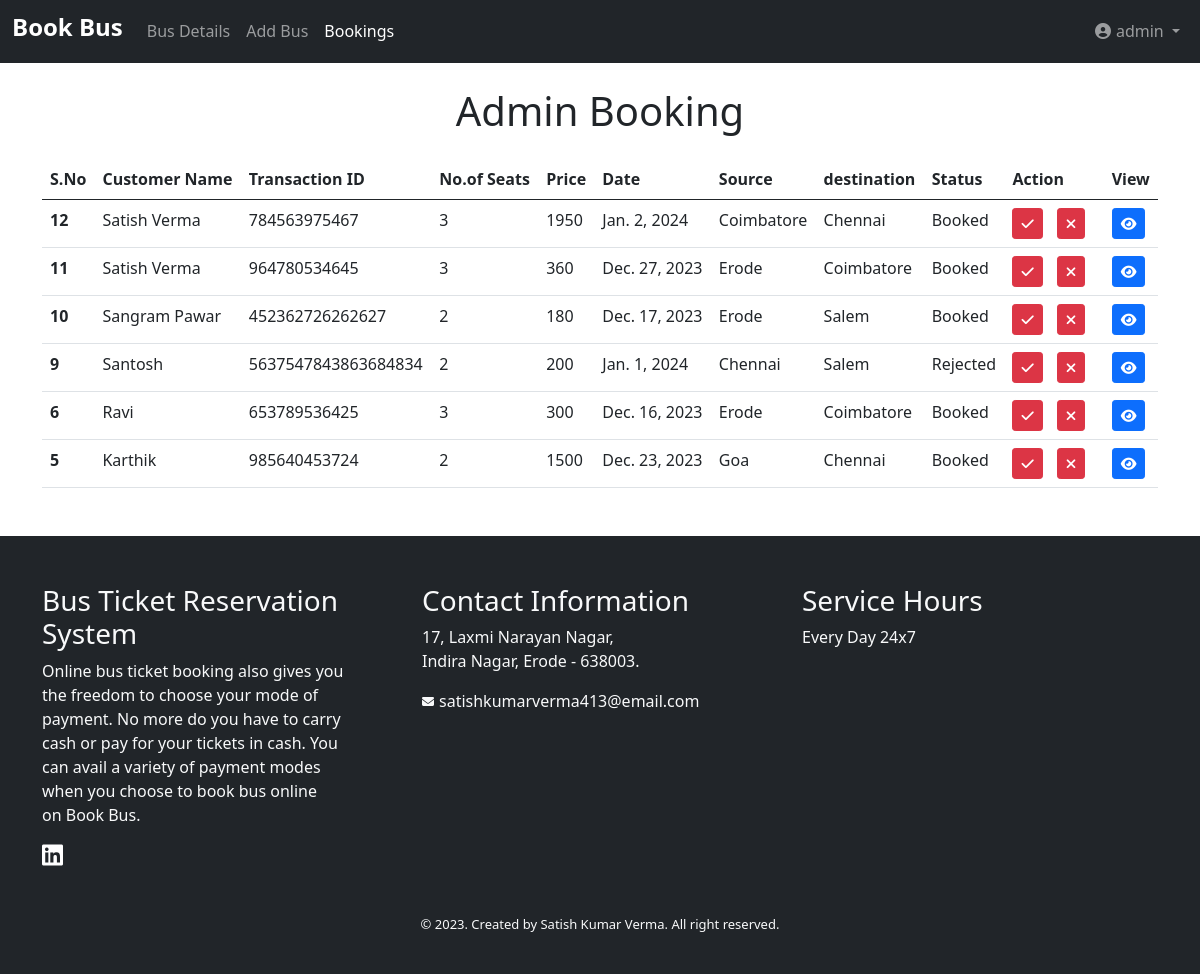
Page /admin_panel/adminbooking/ (signed in) on the committed database.
### admin_panel/models.py (models this page shows)
class Booking(models.Model):
    name = models.CharField(max_length=50)
    email = models.CharField(max_length=50)
    transactionid = models.CharField(max_length=50)
    noseats = models.CharField(max_length=50)
    totalprice = models.CharField(max_length=50)
    status = models.CharField(max_length=50)
    busname = models.CharField(max_length=50, blank=True, null=True)
    busnumber = models.CharField(max_length=50, blank=True, null=True)
    date = models.DateField(blank=True, null=True)
    source = models.CharField(max_length=50, blank=True, null=True)
    deparchertime = models.TimeField(blank=True, null=True)
    destination = models.CharField(max_length=50, blank=True, null=True)
    arrivaltime = models.TimeField(blank=True, null=True)
    durition = models.CharField(max_length=50, blank=True, null=True)

### admin_panel/views.py (the view)
# urls.py: path('adminbooking/', views.adminbooking, name='adminbooking'),
def adminbooking(request):
    data = {}
    if 'adminusername' in request.session:
        data['adminemail'] = request.session['adminemail']
        data['adminusername'] = request.session['adminusername']
    my_data = Booking.objects.all().order_by('-id').values()
    data['my_data'] = my_data
    return render(request, 'adminbooking.html', data)

### templates/adminbooking.html (shortened to what this page needs)
<!DOCTYPE html>
<html lang="en">
<head>
    <link rel="stylesheet" href="https://cdnjs.cloudflare.com/ajax/libs/font-awesome/6.5.1/css/all.min.css">
    <link href="https://cdn.jsdelivr.net/npm/bootstrap@5.0.2/dist/css/bootstrap.min.css" rel="stylesheet"
>
</head>
<body>
    {% include 'adminheader.html' %}
    <div class="container">
        <h1 class="my-4 text-center">Admin Booking</h1>
        <table class="table">
            <thead>
                <tr>
                    <th scope="col">S.No</th>
                    <th scope="col">Customer Name</th>
                    <th scope="col">Transaction ID</th>
                    <th scope="col">No.of Seats</th>
                    <th scope="col">Price</th>
                    <th scope="col">Date</th>
                    <th scope="col">Source</th>
                    <th scope="col">destination</th>
                    <th scope="col">Status</th>
                    <th scope="col">Action</th>
                    <th scope="col">View</th>
                </tr>
            </thead>
            <tbody>
                {% for x in my_data %}
                <tr>
                    <th scope="row">{{x.id}}</th>
                    <td>{{x.name}}</td>
                    <td>{{x.transactionid}}</td>
                    <td>{{x.noseats}}</td>
                    <td>{{x.totalprice}}</td>
                    <td>{{x.date}}</td>
                    <td>{{x.source}}</td>
                    <td>{{x.destination}}</td>
                    <td>{{x.status}}</td>
                    <td>
                        <a href="/admin_panel/statusbooked/{{x.id}}" class="btn btn-danger btn-sm" style="margin-right: 10px;"><i class="fa-solid fa-check"></i></a>
                        <a href="/admin_panel/statusrejected/{{x.id}}" class="btn btn-danger btn-sm"style="margin-right: 10px;"><i class="fa-solid fa-xmark"></i></a>
                    </td>
                    <td><a href="{{forloop.counter}}" class="btn btn-primary btn-sm" data-bs-toggle="modal"
                            data-bs-target="#exampleModal-{{forloop.counter}}"><i class="fa-solid fa-eye"></i></a></td>
                </tr>
                {% endfor %}
            </tbody>
        </table>
    </div>
</body>
{% include 'footer.html' %}
</html>

### rows in the picture
Booking: id "12", name "Satish Verma", transactionid "784563975467", noseats "3", totalprice "1950", date "Jan. 2, 2024", source "Coimbatore", destination "Chennai", status "Booked"
Booking: id "11", name "Satish Verma", transactionid "964780534645", noseats "3", totalprice "360", date "Dec. 27, 2023", source "Erode", destination "Coimbatore", status "Booked"
Booking: id "10", name "Sangram Pawar", transactionid "452362726262627", noseats "2", totalprice "180", date "Dec. 17, 2023", source "Erode", destination "Salem", status "Booked"
Booking: id "9", name "Santosh", transactionid "5637547843863684834", noseats "2", totalprice "200", date "Jan. 1, 2024", source "Chennai", destination "Salem", status "Rejected"
Booking: id "6", name "Ravi", transactionid "653789536425", noseats "3", totalprice "300", date "Dec. 16, 2023", source "Erode", destination "Coimbatore", status "Booked"
Booking: id "5", name "Karthik", transactionid "985640453724", noseats "2", totalprice "1500", date "Dec. 23, 2023", source "Goa", destination "Chennai", status "Booked"

### other values in the picture
{{ adminusername }} "admin"
